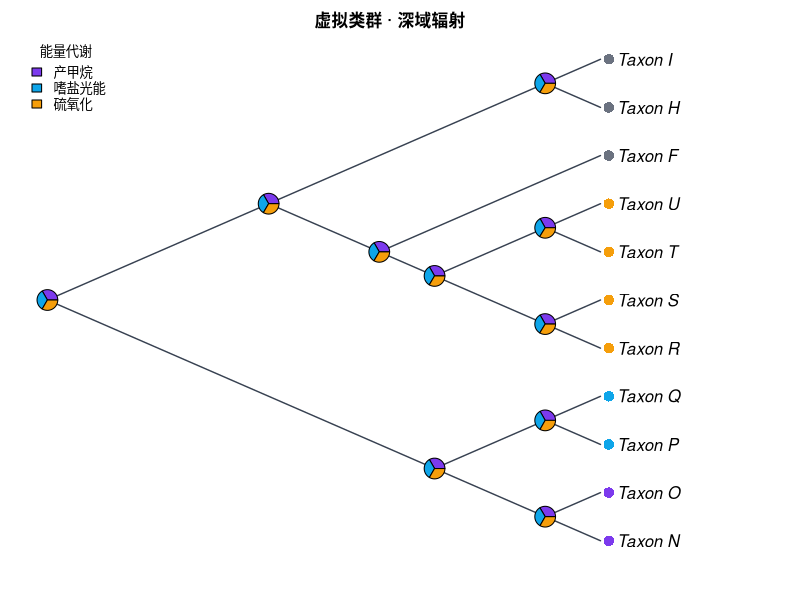

Source code (R):
#!/usr/bin/env Rscript
# CladeForge reproducible-analysis script
# Project : 虚拟类群 · 深域辐射
# Format  : CladeForge project v0.2.0
# Software: CladeForge 0.2.0 (this header is the provenance stamp a
#           reproducibility checklist asks for: software version, generation
#           time and the analysis parameters are printed beside the numbers)
# Generated: 2026-11-01T09:41:59.259Z
#
# PARAMETER SUMMARY (what the app used):
#   * parsimony: tie-break = parent-state first, then tip frequency, then
#     declaration order; the reported single path is ONE of possibly many
#     equally parsimonious reconstructions.
#   * Mk: rate ${asrRateNote}; display threshold applied post hoc; the
#     posterior is marginal (per-node), NOT joint.
#   * The R implementation below computes the likelihood in ORDINARY space
#     while the app runs in log-space: values agree to floating-point noise on
#     modest trees but can drift on very large or very unbalanced ones.
#   * Node ancestral states asserted by the user in CladeForge are IGNORED by
#     the parsimony baseline (independent reference by design); the R script
#     reproduces that baseline, not the user's hypotheses.
#
# What this script reproduces, and what it does not:
#   REPRODUCED (same algorithms as the application):
#     * Sankoff parsimony with the project's step matrix (advisory baseline);
#     * equal-rates Mk ancestral-state reconstruction (pruning + up-pass), i.e.
#       the posterior probabilities the app reports.
#   APPROXIMATED:
#     * a PDF figure drawn from the same data — character-coloured tips,
#       posterior pies, legend — in the project's cladogram layout
#       (equal branch spacing, like the CladeForge cladogram (branch lengths ignored)). It is NOT a pixel copy of the on-screen figure: manual
#       node positions, collapsed clades, custom reticulation edges, era bands
#       and the interactive ladderising order are GUI state that ape does not
#       consume. The topology, tip labels, states and posteriors are identical;
#       the geometry is a same-data rendering.
#   Branch lengths: present, used as given.
# Run with: Rscript this_file.R   (install.packages("ape") if needed)

library(ape)

# The tree is assembled from vectors rather than parsed from Newick, so every
# label survives byte-exact even where ape's own reader would mangle it.
tree <- structure(
  list(
    edge = matrix(c(12, 13, 12, 14, 13, 15, 13, 16, 14, 17, 14, 18, 15, 1, 15, 2, 16, 3, 16, 4, 17, 19, 17, 5, 18, 6, 18, 7, 19, 20, 19, 21, 20, 8, 20, 9, 21, 10, 21, 11), ncol = 2, byrow = TRUE),
    edge.length = c(500, 600, 700, 800, 150, 350, 2800, 2800, 2700, 2700, 50, 150, 50, 150, 600, 700, 2600, 2600, 2500, 2500),
    Nnode = 10L,
    tip.label = c("Taxon_N", "Taxon_O", "Taxon_P", "Taxon_Q", "Taxon_F", "Taxon_H", "Taxon_I", "Taxon_R", "Taxon_S", "Taxon_T", "Taxon_U"),
    node.label = c("Taxon_A", "Taxon_B", "Taxon_C", "Taxon_J", "Taxon_K", "Taxon_D", "Taxon_G", "Taxon_E", "Taxon_L", "Taxon_M")
  ),
  class = "phylo"
)

# Branch lengths, with an explicit unit-length fallback: a cladogram-only project
# serialises no lengths at all, and 1 / mean(NULL) would poison every
# transition probability below.
bl <- tree$edge.length
if (is.null(bl) || !any(is.finite(bl) & bl > 0)) {
  bl <- rep(1, nrow(tree$edge))
  cat("NOTE: the tree carries no usable branch lengths; Mk probabilities and the\n")
  cat("      figure use unit (equal) branch lengths, i.e. topology-only inference.\n\n")
}

# Equal-rates Mk rate: one expected substitution per mean branch, so the
# transition probabilities are invariant to the tree's absolute scale. Every
# length above is already resolved the way the application resolves it (a
# recorded 0 is a real zero; unset / negative / non-finite became 1), so the mean
# runs over ALL of them — filtering here would drop zero-length and unmeasured
# edges from the average and make this script reconstruct at a different rate
# than the application reports. Deriving it from the fallback-protected bl
# above is what keeps the rate finite for a cladogram-only project.
rate <- 1 / mean(bl)


characters <- list(
  list(
    name = "能量代谢",
    type = "discrete",
    states = c("产甲烷", "嗜盐光能", "硫氧化"),
    colors = c("#7c3aed", "#0ea5e9", "#f59e0b"),
    cost = NULL,
    tips = c("Taxon_N" = "产甲烷", "Taxon_O" = "产甲烷", "Taxon_P" = "嗜盐光能", "Taxon_Q" = "嗜盐光能", "Taxon_R" = "硫氧化", "Taxon_S" = "硫氧化", "Taxon_T" = "硫氧化", "Taxon_U" = "硫氧化")
  ),
  list(
    name = "温度适应性",
    type = "discrete",
    states = c("超嗜热", "嗜热", "中温"),
    colors = c("#dc2626", "#f97316", "#22c55e"),
    cost = NULL,
    tips = c("Taxon_N" = "中温", "Taxon_O" = "中温", "Taxon_P" = "中温", "Taxon_Q" = "中温", "Taxon_R" = "超嗜热", "Taxon_S" = "超嗜热", "Taxon_T" = "嗜热", "Taxon_U" = "嗜热")
  )
)

# --- helpers ----------------------------------------------------------------

## Equal-rates (ER) Mk transition matrix P(t): the same closed form used by
## CladeForge's inference assistant. The rate is scaled by the mean branch
## length so probabilities are invariant to the tree's absolute scale.
p_er <- function(t, k, rate) {
  e <- exp(-k * rate * t)
  P <- matrix(1 / k, k, k) - (1 / k) * e
  diag(P) <- 1 / k + ((k - 1) / k) * e
  P
}

## Sankoff parsimony down/up pass. 'cost' is k x k; tips absent from tip_states
## are treated as missing data.
sankoff <- function(tree, tip_states, states, cost) {
  ntip <- length(tree$tip.label)
  k <- length(states)
  sidx <- setNames(seq_len(k), states)
  x <- sidx[tip_states[tree$tip.label]]
  parent <- tree$edge[, 1]
  child <- tree$edge[, 2]
  kids <- split(child, parent)
  root <- setdiff(unique(parent), unique(child))
  g <- matrix(0, nrow = ntip + tree$Nnode, ncol = k)
  rownames(g) <- as.character(seq_len(ntip + tree$Nnode))
  ## Down-pass: internal node indices decrease from root, so descending order
  ## visits children before parents.
  for (v in sort(as.integer(names(kids)), decreasing = TRUE)) {
    for (i in seq_len(k)) {
      total <- 0
      for (ch in kids[[as.character(v)]]) {
        if (ch <= ntip) {
          xi <- x[[ch]]
          if (is.na(xi)) next
          total <- total + min(cost[i, ] + ifelse(seq_len(k) == xi, 0, Inf))
        } else {
          total <- total + min(cost[i, ] + g[as.character(ch), ])
        }
      }
      g[as.character(v), i] <- total
    }
  }
  ## Up-pass: assign each node a state minimising cost given its parent.
  node_state <- integer(ntip + tree$Nnode)
  walk <- function(v, parent_state) {
    base <- if (parent_state == 0L) rep(0, k) else cost[parent_state, ]
    scores <- base + g[as.character(v), ]
    best <- which.min(scores)
    node_state[v] <<- best
    for (ch in kids[[as.character(v)]]) {
      if (ch > ntip) walk(ch, best)
    }
  }
  walk(root, 0L)
  list(cost = min(g[as.character(root), ]),
       states = node_state, k = k)
}

## Equal-rates Mk marginal ancestral reconstruction: Felsenstein pruning
## (down-pass) + parent/sibling up-pass, normal space. Uses the script-level
## 'bl' (which already falls back to unit lengths when the tree has none) and the
## script-level 'rate' (= 1 / mean usable branch length); both are bound before
## this function is ever called. For very large or very unbalanced trees prefer
## log-space implementations (phangorn::ace, phytools).
mk_asr <- function(tree, tip_states, states) {
  ntip <- length(tree$tip.label)
  k <- length(states)
  sidx <- setNames(seq_len(k), states)
  x <- sidx[tip_states[tree$tip.label]]
  parent <- tree$edge[, 1]
  child <- tree$edge[, 2]
  kids <- split(seq_along(child), parent)  # edge-row indices per parent
  root <- setdiff(unique(parent), unique(child))
  L <- matrix(1, nrow = ntip + tree$Nnode, ncol = k)
  rownames(L) <- as.character(seq_len(ntip + tree$Nnode))
  for (v in sort(as.integer(names(kids)), decreasing = TRUE)) {
    rows <- kids[[as.character(v)]]
    vec <- rep(1, k)
    for (r in rows) {
      ch <- child[r]
      m <- if (ch <= ntip) {
        xi <- x[[ch]]
        if (is.na(xi)) rep(1, k) else as.numeric(seq_len(k) == xi)
      } else L[as.character(ch), ]
      vec <- vec * (p_er(bl[r], k, rate) %*% m)
    }
    s <- sum(vec)
    L[as.character(v), ] <- if (s > 0) vec / s else rep(1 / k, k)
  }
  G <- matrix(1 / k, nrow = ntip + tree$Nnode, ncol = k)
  rownames(G) <- rownames(L)
  for (v in sort(as.integer(names(kids)))) {
    rows <- kids[[as.character(v)]]
    for (r in rows) {
      ch <- child[r]
      if (ch <= ntip) next
      sib_msg <- rep(1, k)
      for (r2 in rows) {
        ch2 <- child[r2]
        if (ch2 == ch) next
        m2 <- if (ch2 <= ntip) {
          xi <- x[[ch2]]
          if (is.na(xi)) rep(1, k) else as.numeric(seq_len(k) == xi)
        } else L[as.character(ch2), ]
        sib_msg <- sib_msg * (p_er(bl[r2], k, rate) %*% m2)
      }
      G[as.character(ch), ] <- p_er(bl[r], k, rate) %*% (G[as.character(v), ] * sib_msg)
      G[as.character(ch), ] <- G[as.character(ch), ] / sum(G[as.character(ch), ])
    }
  }
  post <- L * G
  post <- post / rowSums(post)
  list(posterior = post)
}

# --- analysis ---------------------------------------------------------------

cat("CladeForge reproducible analysis\n")
cat("Tree:", Ntip(tree), "tips,", tree$Nnode, "internal nodes\n\n")

internal_nodes <- (length(tree$tip.label) + 1):(length(tree$tip.label) + tree$Nnode)

for (ch in characters) {
  cat("== Character:", ch$name, "==\n")
  if (ch$type != "discrete" || length(ch$states) < 2) {
    cat("   continuous or single-state: exported as data only\n\n")
    next
  }
  scored <- ch$tips[names(ch$tips) %in% tree$tip.label]
  cost <- ch$cost
  if (is.null(cost)) {
    k <- length(ch$states)
    cost <- matrix(1, k, k); diag(cost) <- 0
  }
  sp <- sankoff(tree, scored, ch$states, cost)
  cat(sprintf("   Sankoff minimum cost: %g (step-matrix units)\n", sp$cost))
  asr <- mk_asr(tree, scored, ch$states)
  cat("   Mk posterior at each internal node (states:",
      paste(ch$states, collapse = " / "), ")\n")
  print(round(asr$posterior[as.character(internal_nodes), , drop = FALSE], 3))
  cat("\n")
}

# --- figure -----------------------------------------------------------------
# A same-data rendering of the GUI figure: character-coloured tips (first
# discrete character) + posterior pies at internal nodes + auto legend, in the
# layout the project is displayed as. Manual positions / collapsed clades /
# custom edges / era bands are GUI-only and are not reproduced here.

discrete <- Filter(function(ch) ch$type == "discrete" && length(ch$states) >= 2, characters)

# cairo_pdf renders unicode labels reliably; use pdf() if cairo is unavailable.
cairo_pdf("cladeforge_reconstruction.pdf", width = 9, height = 7)
par(mar = c(2, 1, 2, 2), xpd = NA)
cat("Figure layout: type = cladogram, use.edge.length = FALSE",
    "(equal branch spacing, like the CladeForge cladogram (branch lengths ignored))\n")
plot(tree, type = "cladogram", use.edge.length = FALSE,
     show.tip.label = TRUE,
     label.offset = 0.3,
     edge.color = "#374151", edge.width = 1.4)
title(main = "虚拟类群 · 深域辐射", cex.main = 1.0)

if (length(discrete) > 0) {
  main <- discrete[[1]]
  scored <- main$tips[names(main$tips) %in% tree$tip.label]
  k <- length(main$states)
  cost <- main$cost
  if (is.null(cost)) { cost <- matrix(1, k, k); diag(cost) <- 0 }

  tip_col <- rep("#6b7280", Ntip(tree))
  names(tip_col) <- tree$tip.label
  for (lab in names(scored)) tip_col[[lab]] <- main$colors[[match(scored[[lab]], main$states)]]
  tiplabels(pch = 16, col = tip_col, cex = 1.4, offset = 0.15)

  asr <- mk_asr(tree, scored, main$states)
  nodelabels(node = internal_nodes, pie = asr$posterior[as.character(internal_nodes), , drop = FALSE],
             piecol = main$colors, cex = 0.7)
  legend("topleft", legend = main$states, fill = main$colors,
         title = main$name, bty = "n", cex = 0.8)
}

dev.off()

cat("Wrote cladeforge_reconstruction.pdf\n")
